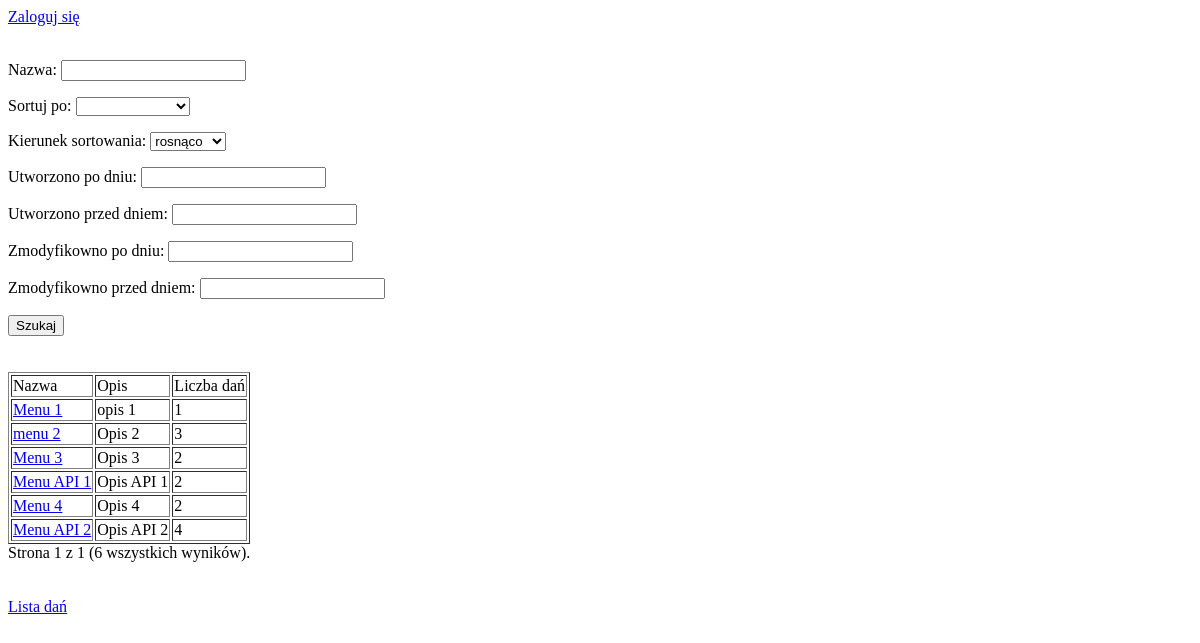
The app's page /, older data.
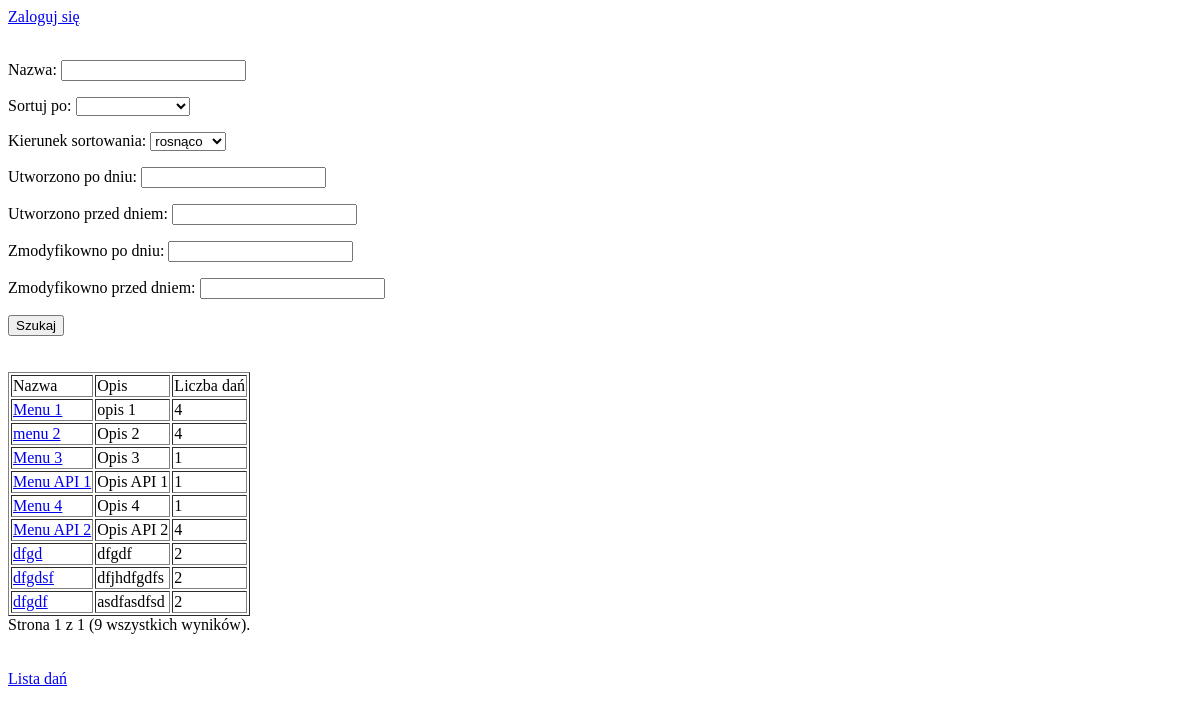
The same page, newer data.
### menu/models.py (models this page shows, shortened)
class Menu(models.Model):
    name = models.CharField(max_length=50, unique=True, verbose_name='Nazwa')
    description = models.TextField(max_length=1000, verbose_name='Opis')
    created = models.DateTimeField(editable=False, verbose_name='Utworzono')
    modified = models.DateTimeField(auto_now=True, verbose_name='Zmodyfikowano')
    dishes = models.ManyToManyField(Dish, blank=True, verbose_name='Dania')
    dishes_count = models.IntegerField(default=0, verbose_name='Liczba dań w karcie', editable=False)

### menu/views.py (the view)
# urls.py: path(r'', views.MenuListView.as_view(), name='home'),
class MenuListView(ListView):
    model = Menu
    template_name = 'index.html'
    ordering = 'pk'
    paginate_by = 10
    def get_queryset(self):
        if self.request.user.is_authenticated:
            return Menu.objects.all()
        else:
            return Menu.objects.all().exclude(dishes_count__lt=1)
    def get_context_data(self, *, object_list=None, **kwargs):
        queryset = object_list if object_list is not None else self.object_list
        search_form = MenuSearchForm(self.request.GET)
        if search_form.is_valid():
            name = search_form.cleaned_data.get('name', '').strip()
            if name:
                queryset = queryset.filter(name__icontains=name)
            sorting = search_form.cleaned_data['sorting']
            if sorting:
                sorting_direction = search_form.cleaned_data['sorting_direction']
                if sorting_direction == 'DESC':
                    sorting = '-' + sorting
                queryset = queryset.order_by(sorting, '-pk')
            created_starting_date = search_form.cleaned_data['created_starting_date']
            created_ending_date = search_form.cleaned_data['created_ending_date']
            if created_starting_date and created_ending_date:
                queryset = queryset.filter(created__gte=created_ending_date,
                                           created__lte=created_ending_date)
            if created_starting_date and not created_ending_date:
                queryset = queryset.filter(created__gte=created_starting_date)
            if not created_starting_date and created_ending_date:
                queryset = queryset.filter(created__lte=created_ending_date)
            edited_starting_date = search_form.cleaned_data['edited_starting_date']
            edited_ending_date = search_form.cleaned_data['edited_ending_date']
            if edited_starting_date and created_ending_date:
                queryset = queryset.filter(created__gte=edited_ending_date,
                                           created__lte=edited_starting_date)
            if edited_starting_date and not edited_ending_date:
                queryset = queryset.filter(created__gte=edited_starting_date)
            if not edited_starting_date and edited_ending_date:
                queryset = queryset.filter(created__lte=edited_ending_date)
        return super().get_context_data(
            search_form=search_form,
            object_list=queryset,
            **kwargs)

### menu/forms.py
class MenuSearchForm(forms.Form):
    name = forms.CharField(max_length=100, label='Nazwa')
    SORTING = ('name', 'created', 'modified', 'dishes_count')
    SORTING_NAMES = ('nazwa', 'utworzono', 'zmodyfikowano', 'liczba dań')
    sorting = forms.ChoiceField(choices=[('', '')] + list(zip(SORTING, SORTING_NAMES)), label='Sortuj po')
    sorting_direction = forms.ChoiceField(choices=DIRECTION, label='Kierunek sortowania')
    created_starting_date = forms.DateField(label='Utworzono po dniu')
    created_ending_date = forms.DateField(label='Utworzono przed dniem')
    edited_starting_date = forms.DateField(label='Zmodyfikowno po dniu')
    edited_ending_date = forms.DateField(label='Zmodyfikowno przed dniem')
    def __init__(self, *args, **kwargs):
        super().__init__(*args, **kwargs)
        for i in self.fields:
            self.fields[i].required = False

### templates/index.html (shortened to what this page needs)
{% extends 'base.html' %}
{% block body %}
    <form method="get" action="">
    {{search_form.as_p}}
      <button type="submit">Szukaj</button>
    </form>
    <br/><br/>
    <table border="1">
    <tr>
        <td>Nazwa</td><td>Opis</td><td>Liczba dań</td>
    </tr>
    {% for object in object_list %}
        <tr>
            <td>
                <a href="menu_detail/{{ object.pk }}">{{ object.name }}</a>
            </td>
            <td>
                {{ object.description }}
            </td>
            <td>
                {{ object.dishes_count }}
            </td>
        </tr>
    {% endfor %}
    </table>
    {% include "_pagination.html" %}
    <br/><br/>
    <a href="dish_list">Lista dań</a>
{% endblock %}

Row changes from the older to the newer data that the page shows:
changed Menu "Menu 1": dishes_count "1" → "4"
changed Menu "menu 2": dishes_count "3" → "4"
changed Menu "Menu 3": dishes_count "2" → "1"
changed Menu "Menu API 1": dishes_count "2" → "1"
changed Menu "Menu 4": dishes_count "2" → "1"
added Menu: name "dfgd", description "dfgdf", dishes_count "2"
added Menu: name "dfgdsf", description "dfjhdfgdfs", dishes_count "2"
added Menu: name "dfgdf", description "asdfasdfsd", dishes_count "2"
Text that changed along with them:
{{ page_obj.paginator.count }}: "6" → "9"
